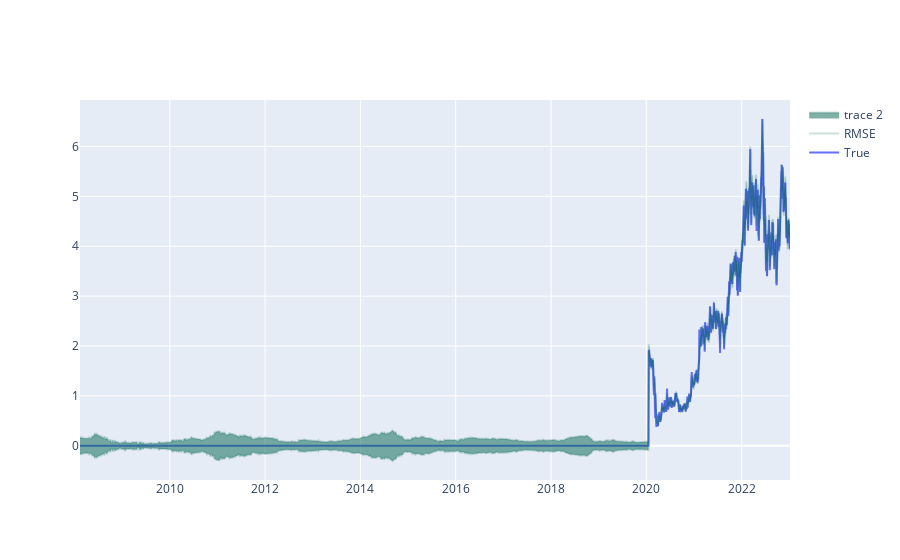

Notebook code cell kept with this figure:
### Code cell
#plot TVE predictions and close in a plotly graph
import plotly.graph_objects as go

fig = go.Figure()

# fig.add_trace(go.Scatter(x=TVE.index, y=TVE['PredictionPrice'], mode='lines', name='Predictions'))
fig.add_trace(go.Scatter(x=TVE.index, y=TVE['TruePrice'], mode='lines', name='True'))

#make a shaded area for the rmse
fig.add_trace(go.Scatter(x=TVE.index, y=TVE['PredictionHigh'], fill=None, mode='lines', line_color='rgba(0,100,80,0.2)', name='RMSE'))
fig.add_trace(go.Scatter(x=TVE.index, y=TVE['PredictionLow'], fill='tonexty', mode='lines', line_color='rgba(0,100,80,0.2)'))

# fig.add_trace(go.Scatter(x=TVE.index, y=TVE['Predictions'], mode='lines', name='Predictions'))
# fig.add_trace(go.Scatter(x=TVE.index, y=TVE['True'], mode='lines', name='True'))

# fig.add_trace(go.Scatter(x=TVE.index, y=TVE['Close'], mode='lines', name='Close'))
# fig.add_trace(go.Scatter(x=TVE.index, y=TVE['Open'], mode='lines', name='Open'))
# fig.add_trace(go.Scatter(x=TVE.index, y=TVE['MedianPrice'], mode='lines', name='MedianPrice'))
# fig.add_trace(go.Scatter(x=TVE.index, y=TVE['High'], mode='lines', name='High'))
# fig.add_trace(go.Scatter(x=TVE.index, y=TVE['Low'], mode='lines', name='Low'))

fig.show()

### Figure 1 — Plotly figure (JSON) as saved in the notebook; plotly's stock layout.template omitted (floating-point values rounded to 4 significant figures; data arrays with more than 128 entries replaced by an {"elided": "..."} marker saying what was removed)
{"data": [{"mode": "lines", "name": "True", "type": "scatter", "x": {"elided": "3734 str values"}, "y": {"elided": "3734 float values"}}, {"line": {"color": "rgba(0,100,80,0.2)"}, "mode": "lines", "name": "RMSE", "type": "scatter", "x": {"elided": "3734 str values"}, "y": {"elided": "3734 float values"}}, {"fill": "tonexty", "line": {"color": "rgba(0,100,80,0.2)"}, "mode": "lines", "type": "scatter", "x": {"elided": "3734 str values"}, "y": {"elided": "3734 float values"}}], "layout": {}}
